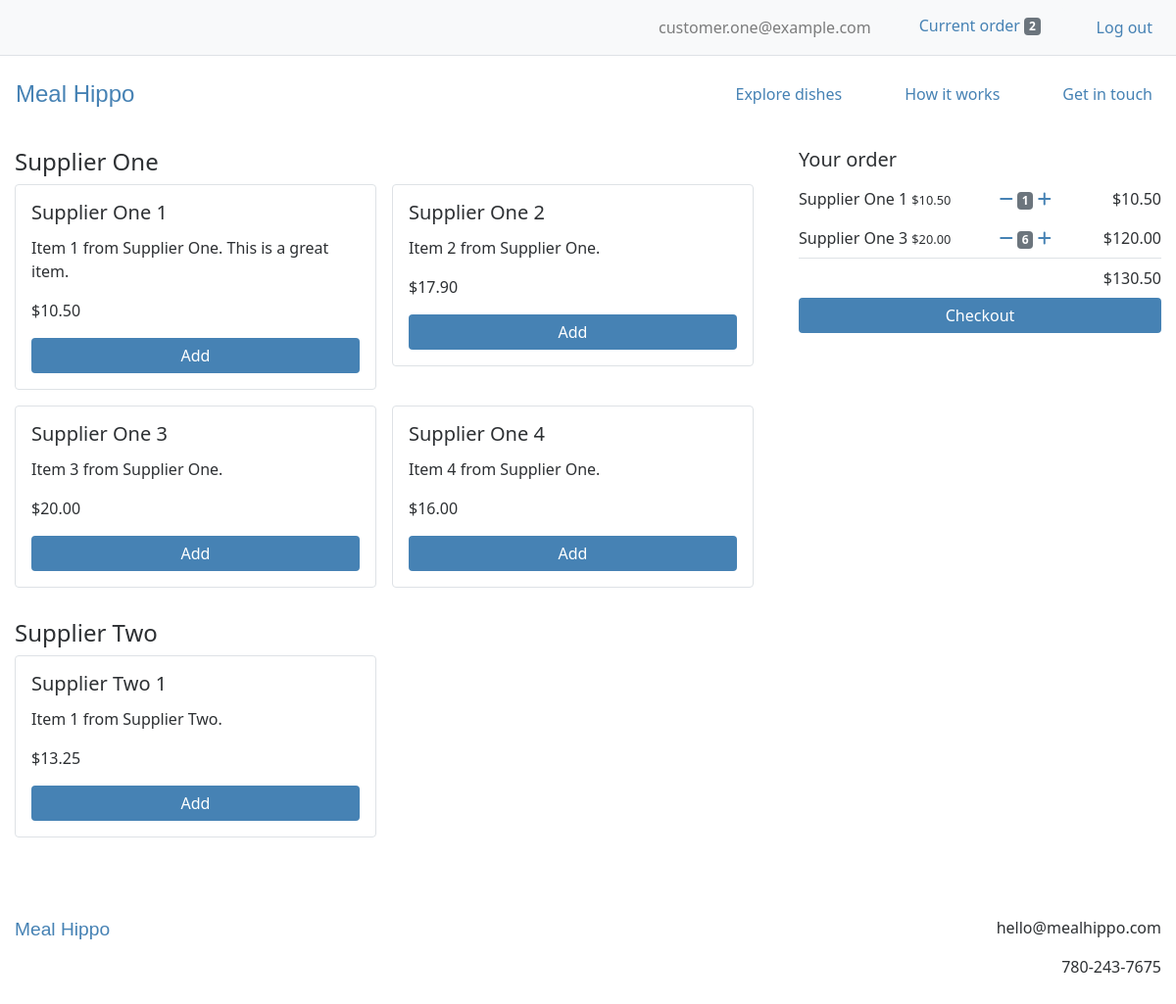
The page /order/items (signed in) on the database as committed earlier.
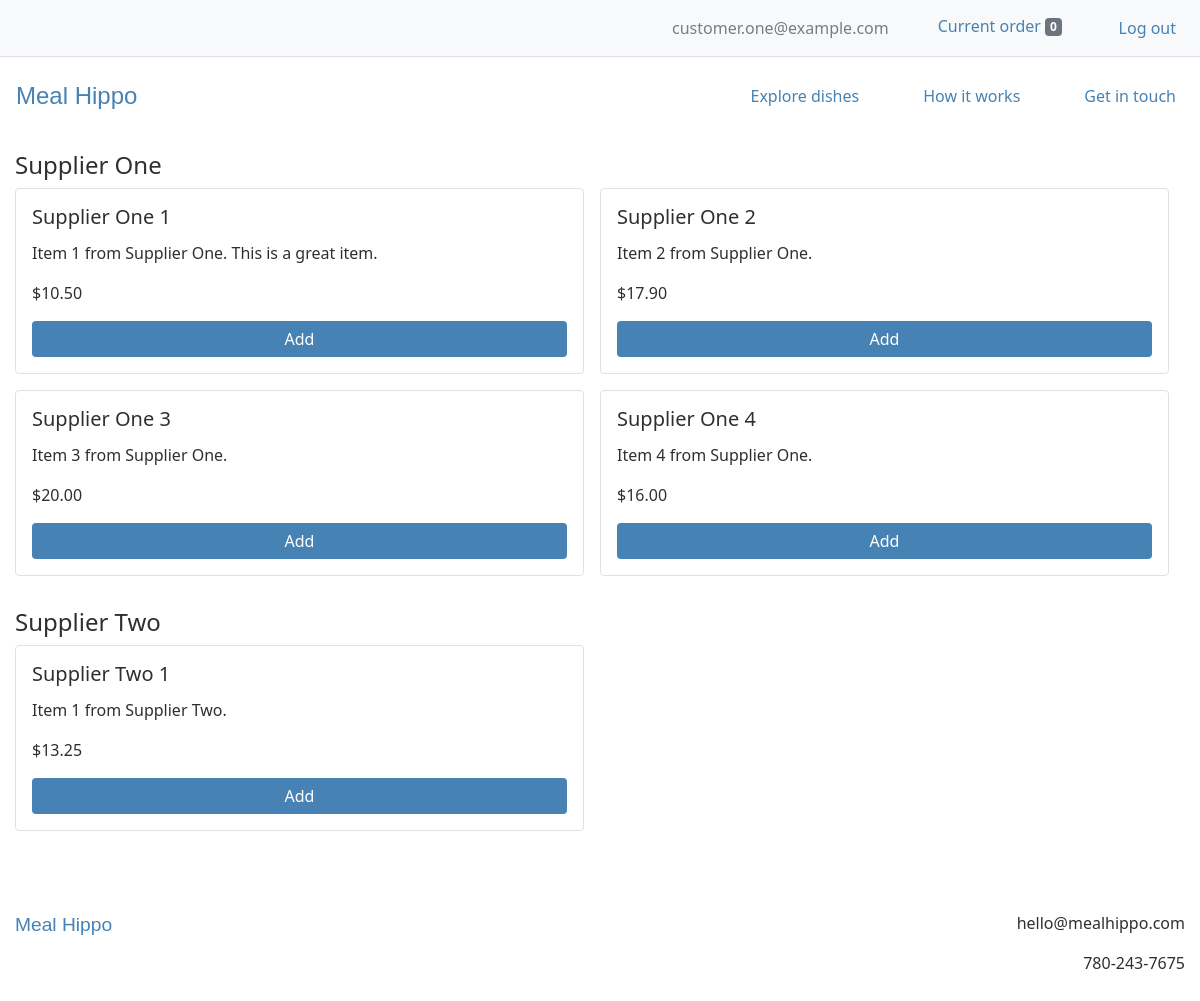
The same page on the database as committed later.
### users/models.py (models this page shows, shortened)
class CustomUser(AbstractBaseUser):
    email = models.EmailField(unique=True)
    is_active = models.BooleanField(default=True)
    is_admin = models.BooleanField(default=False)
    objects = CustomUserManager()
    USERNAME_FIELD = 'email'
    REQUIRED_FIELDS = []

### webplatform/models.py (models this page shows, shortened)
class Order(models.Model):
    user = models.ForeignKey(settings.AUTH_USER_MODEL, on_delete=models.CASCADE)
    items = models.ManyToManyField(OrderItem)
    delivery_date = models.DateField(null=True, default=timezone.now)
    delivery_time = models.TimeField(null=True, default=timezone.now)
    is_completed = models.BooleanField(default=False)
    payment = models.ForeignKey(Payment, on_delete=models.SET_NULL, blank=True, null=True)
    created_at = models.DateTimeField(auto_now_add=True)
    modified_at = models.DateTimeField(auto_now=True)
    def get_total_order_price(self):
        total_order_price = 0
        for item in self.items.all():
            total_order_price += item.get_total_item_price()
        return total_order_price

class Supplier(models.Model):
    business_name = models.CharField(max_length=100)
    contact_name = models.CharField(max_length=100)
    contact_email = models.EmailField()
    contact_phone = models.CharField(max_length=20)
    contact_address = models.TextField()
    is_active = models.BooleanField()
    created_at = models.DateTimeField(auto_now_add=True)
    modified_at = models.DateTimeField(auto_now=True)

class Item(models.Model):
    supplier = models.ForeignKey(Supplier, on_delete=models.CASCADE)
    name = models.CharField(max_length=100)
    description = models.TextField()
    price = models.FloatField()
    is_active = models.BooleanField()
    created_at = models.DateTimeField(auto_now_add=True)
    modified_at = models.DateTimeField(auto_now=True)
    def get_add_to_order_url(self):
        return reverse("webplatform:add_to_order", kwargs={'pk': self.pk})
    def get_remove_from_order_url(self):
        return reverse("webplatform:remove_from_order", kwargs={'pk': self.pk})

class OrderItem(models.Model):
    user = models.ForeignKey(settings.AUTH_USER_MODEL, on_delete=models.CASCADE)
    item = models.ForeignKey(Item, on_delete=models.CASCADE)
    quantity = models.IntegerField(default=1)
    is_completed = models.BooleanField(default=False)
    def get_total_item_price(self):
        return self.quantity * self.item.price

### webplatform/views.py (the view)
# urls.py: path('order/items', views.OrderItemsView.as_view(), name='order_items_view'),
class OrderItemsView(ListView):
    model = models.Supplier
    template_name = 'webplatform/order_items_view.html'
    context_object_name = 'active_suppliers'
    def get_queryset(self):
        return models.Supplier.objects.filter(is_active=True)
    def get_context_data(self, **kwargs):
        context = super().get_context_data(**kwargs)
        if self.request.user.is_authenticated:
            order_qs = models.Order.objects.filter(user=self.request.user, is_completed=False)
            if order_qs.exists():
                order = order_qs[0]
                context['order'] = order
                order_items = order.items.all()
                context['order_items'] = order_items
        return context

### webplatform/templatetags/cart_templatetags.py (called while the page is built)
@register.filter
def cart_item_count(user):
    if user.is_authenticated:
        queryset = models.Order.objects.filter(user=user, is_completed=False)
        if queryset.exists():
            return queryset[0].items.count()
    return 0

### webplatform/templates/webplatform/order_items_view.html (shortened to what this page needs)
{% extends 'base.html' %}
{% load static %}
{% load humanize %}
{% block content %}
<div class="container-fluid mt-3 mb-5">
  <div class="row">
    {% if order_items %}
      <div class="col-8">
    {% else %}
      <div class="col">
    {% endif %}
      <div class="container-fluid p-0">
        {% for active_supplier in active_suppliers %}
          <h4>{{ active_supplier.business_name }}</h4>
          <div class="row m-0 mb-3 p-0">
              {% for item in active_supplier.item_set.all %}
                <div class="col-lg-6 col-12 mb-3 m-0 p-0">
                  <div class=" mr-3 p-3 border rounded">
                      <h5 class="card-title">{{ item.name }}</h5>
                      <p class="card-text">{{ item.description }}</p>
                      <p class="card-text">${{ item.price|floatformat:2|intcomma }}</p>
                      {% if user.is_authenticated %}
                        <a href="{{ item.get_add_to_order_url }}" class="btn btn-primary w-100">Add</a>
                      {% else %}
                        <a href="{% url 'login' %}?next={% url 'webplatform:order_items_view' %}" class="btn btn-primary w-100">Add to order</a>
                      {% endif %}
                  </div>
                </div>
              {% endfor %}
          </div>
        {% endfor %}
      </div>
    </div>
    {% if order_items %}
      <div class="col-4">
        <div class="sticky-top">
          <h5>
            Your order
          </h5>
          <div class="container">
            {% for order_item in order_items %}
              <div class="row py-2">
                <div class="col-xl-6 text-xl-left px-0">
                  {{ order_item.item.name }} <small class="mr-3">${{ order_item.item.price|floatformat:2|intcomma }}</small>
                </div>
                <div class="col-xl-3 text-xl-center px-0">
                  <a href="{{ order_item.item.get_remove_from_order_url }}"><i class="fas fa-minus"></i></a>
                  <span class="badge badge-secondary">{{ order_item.quantity }}</span>
                  <a href="{{ order_item.item.get_add_to_order_url }}"><i class="fas fa-plus"></i></a>
                </div>
                <div class="col-xl-3 text-xl-right px-0">
                  ${{ order_item.get_total_item_price|floatformat:2|intcomma }}
                </div>
              </div>
            {% endfor %}
          </div>
          <div class="container">
            <div class="row border-top py-2">
              <div class="col text-xl-right px-0">
                ${{ order.get_total_order_price|floatformat:2|intcomma }}
              </div>
            </div>
          </div>
          <a href="{% url 'webplatform:order_timing_view' %}" class="btn btn-primary w-100">Checkout</a>
        </div>
      </div>
    {% endif %}
  </div>
</div>
{% endblock %}

### templates/base.html (shortened to what this page needs)
{% load static %}
{% load cart_templatetags %}
<!DOCTYPE html>
<html lang="en" dir="ltr">
  <head>
    <link rel="stylesheet" href="https://stackpath.bootstrapcdn.com/bootstrap/4.4.1/css/bootstrap.min.css">
    <link rel="stylesheet" type="text/css" href="{% static 'style.css' %}">
  </head>
  <body>
    {% if user.is_authenticated %}
      <nav class="navbar navbar-expand-md navbar-light border-bottom bg-light">
          <ul class="navbar-nav ml-auto">
            <li class="nav-item ml-4">
              <span class="navbar-text">
                {{ request.user.email }}
              </span>
            </li>
            <li class="nav-item ml-4">
              <a href="{% url 'webplatform:order_items_view' %}">
                <button type="button" class="btn btn-light">
                  Current order <span class="badge badge-secondary">{{ request.user|cart_item_count }}</span>
                </button>
              </a>
            </li>
            <li class="nav-item ml-4">
              <a class="nav-link" href="{% url 'logout' %}">Log out</a>
            </li>
          </ul>
      </nav>
    {% endif %}
    <nav class="navbar navbar-expand-md navbar-light py-3">
      <a class="navbar-brand" href="{% url 'webplatform:home_view' %}">Meal&nbsp;Hippo</a>
      <div class="collapse navbar-collapse" id="navbarText">
        <ul class="navbar-nav ml-auto">
          <li class="nav-item ml-5">
            <a class="nav-link" href="{% url 'webplatform:order_items_view' %}">Explore dishes</a>
          </li>
          <li class="nav-item ml-5">
            <a class="nav-link" href="{% url 'webplatform:support_view' %}">How it works</a>
          </li>
          <li class="nav-item ml-5">
            <a class="nav-link" href="{% url 'webplatform:contact_view' %}">Get in touch</a>
          </li>
        </ul>
      </div>
    </nav>
    {% block content %}
    {% endblock %}
    <footer>
      <div class="container-fluid text-center my-4">
        <div class="row">
          <div class="col-sm text-sm-left mb-4">
            <span class="logo">
              <a href="{% url 'webplatform:home_view' %}">Meal&nbsp;Hippo</a>
            </span>
          </div>
          <div class="col-sm text-sm-right">
            <p>hello@mealhippo.com</p>
            <p>780-243-7675</p>
          </div>
        </div>
      </div>
    </footer>
  </body>
</html>

Rows that differ between the two databases and show on the page:
no longer on this page (row unchanged): OrderItem: item.name "Supplier One 1", item.price "10.50", quantity "1", get_total_item_price "10.50"
no longer on this page (row unchanged): OrderItem: item.name "Supplier One 3", item.price "20.00", quantity "6", get_total_item_price "120.00"
no longer on this page (row edited): Order: get_total_order_price "130.50"
computed for CustomUser "customer.one@example.com": user|cart_item_count "2" → "0"
Other text that changed with them:
text no longer shown: "Your order $ Checkout"
